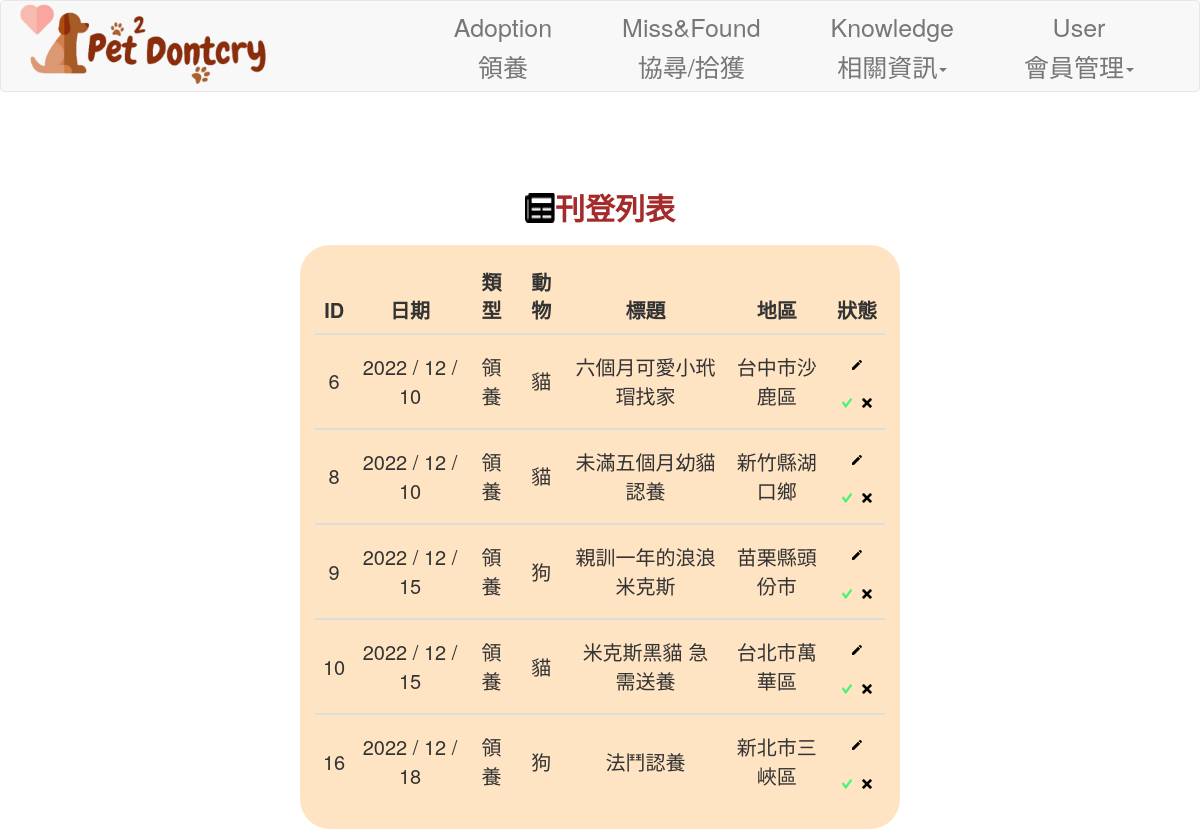
/user/mypublished (signed in), run on the app's committed database.
### app/models/user.py (models this page shows, shortened)
class published(db.Model):
    __tablename__ = 'published'
    PublishedID = db.Column('PublishedID', db.Integer, primary_key = True)
    UID = db.Column('UID',db.Integer,db.ForeignKey('user.UID'),nullable=False)
    title = db.Column('title', db.String(20), nullable=False)
    species = db.Column('species', db.String(10), nullable=False)
    fur = db.Column('fur', db.String(10), nullable=False)
    picture = db.Column('picture', db.String(20), nullable=False)
    time = db.Column('time', db.DateTime, default=datetime.now)
    update_time = db.Column(db.DateTime, onupdate=datetime.now,default=datetime.now)
    depiction = db.Column('depiction', db.Text)
    activate = db.Column('activate', db.Boolean, default=True)
    variety = db.Column('variety', db.String(10))
    type = db.Column('type',db.Integer, nullable=False)
    sex = db.Column('sex',db.Integer)
    county = db.Column('county', db.String(10), nullable=False)
    district = db.Column('district', db.String(10), nullable=False)

### app/views/userView.py (the view)
@user_views.route('/user/mypublished')
@login_required
def published_info():
    users = get_user_data(current_user.ID)
    from ..models.user import published
    publisheds = published.query.filter_by(UID=users.UID).all()
    if publisheds is None:
        abort(404)
    return render_template('user_list.html', publisheds=publisheds)

### app/controllers/userController.py (called while the page is built)
def get_user_data(ID):
    return user.query.filter_by(ID=ID).first()

### app/models/user.py (called while the page is built)
    @login_manager.user_loader
    def load_user(ID):
        try:
            return account.query.get(ID)
        except:
            return None

### app/templates/user_list.html (shortened to what this page needs)
<!DOCTYPE html>
{% extends "base.html" %}
{% block content %}
<head>
    <link rel="stylesheet" href="{{ url_for('static', filename='css/user_list.css') }}">
</head>
<body background="{{ url_for('static', filename='img/first-page.jpg') }}" style="background-size: cover; font-size: 2rem;">
    <div class="Title_img p-4" style="margin-top: 5%;">
        <div class="Title_img" style=" display: flex; align-items: center;">
            <img src="{{ url_for('static', filename='img/publication-list.png') }}" width="30" height="30">
        </div>
    </div>
    <div class="a">
        <div class="bg-table rounded-table h-100 p-4 mb-4 w-80 dis">
            <table class="table mb-4" style="font-size: 2rem;">
                <thead>
                    <tr class="thread">
                        <th style="text-align: center;" scope="col">ID</th>
                        <th style="text-align: center;" scope="col">日期</th>
                        <th style="text-align: center;" scope="col">類型</th>
                        <th style="text-align: center;" scope="col">動物</th>
                        <th style="text-align: center;" scope="col">標題</th>
                        <th style="text-align: center;" scope="col">地區</th>
                        <th style="text-align: center;" scope="col">狀態</th>
                    </tr>
                </thead>
                {% for published in publisheds %}
                <tbody>
                    <tr class="thread">
                        <td style="vertical-align: middle;">{{published.PublishedID}}</td>
                        <td style="vertical-align: middle;">{{ moment(published.time).format('YYYY / MM / DD') }}</td>
                        <td style="vertical-align: middle;">
                            {% if published.type == 1 %}
                            協尋
                            {% elif published.type == 2 %}
                            拾獲
                            {% else %}
                            領養
                            {% endif %}
                        </td>
                        <td style="vertical-align: middle;">
                            {% if published.species == "dog" %}
                            狗
                            {% elif published.species == "cat" %}
                            貓
                            {% else %}
                            其他
                            {% endif %}
                        </td>
                        <td style="vertical-align: middle;">{{published.title}}</td>
                        <td style="vertical-align: middle;">{{published.county}}{{published.district}}</td>
                        <td style="vertical-align: middle;">
                            <table style="display: flex; justify-content: center; font-size: 2rem;">
                                <tr style="border-style: hidden; margin: 1rem;">
                                    <td style="padding: 0.5rem;" colspan="2">
                                        <a href="{{ url_for('user_views.edit_publshed' , PublishedID=published.PublishedID) }}"><img src="{{ url_for('static', filename='img/editing-pen.png') }}" width="10" height="10"></a>
                                    </td>
                                </tr>
                                {% if published.activate == True %}
                                <tr style="border-style:hidden ;">
                                    <td style="padding: 0.5rem;">
                                        <img src="{{ url_for('static', filename='img/awesome-check-green.png') }}"
                                            width="10" height="10">
                                    </td>
                                    <td style="padding: 0.5rem;">
                                        <a href="{{ url_for('user_views.edit_status' , PublishedID=published.PublishedID) }}"><img
                                                src="{{ url_for('static', filename='img/metro-cross-black.png') }}"
                                                width="10" height="10"></a>
                                    </td>
                                </tr>
                                {% endif %}
                            </table>
                        </td>
                    </tr>
                </tbody>
                {% endfor %}
            </table>
        </div>
    </div>
</body>
{% endblock content %}

### app/static/css/user_list.css (style rules this page uses)
.bg-table { background-color:bisque; }
.rounded-table { border-radius: 30px; }
.h-100 { height: auto; }
.w-80 { width: 50%; }
.p-4 { padding: 1.5rem; }
.a { display: flex; justify-content: center; align-content: center; flex-direction: column; align-items: center; }
.Title_img { display: flex; justify-content: center; align-items: center; }
.mb-4 { margin-bottom: 1rem; }
.dis { display:flex; justify-content: center; }
.table { margin-bottom: 0.5rem; font-size: 1rem; display: blocks; text-align: center; }

### data on the page
published: PublishedID "6", time "2022 / 12 / 10", type "領養", species "貓", title "六個月可愛小玳瑁找家", county "台中市", district "沙鹿區", activate True (drawn)
published: PublishedID "8", time "2022 / 12 / 10", type "領養", species "貓", title "未滿五個月幼貓認養", county "新竹縣", district "湖口鄉", activate True (drawn)
published: PublishedID "9", time "2022 / 12 / 15", type "領養", species "狗", title "親訓一年的浪浪米克斯", county "苗栗縣", district "頭份市", activate True (drawn)
published: PublishedID "10", time "2022 / 12 / 15", type "領養", species "貓", title "米克斯黑貓 急需送養", county "台北市", district "萬華區", activate True (drawn)
published: PublishedID "16", time "2022 / 12 / 18", type "領養", species "狗", title "法鬥認養", county "新北市", district "三峽區", activate True (drawn)
